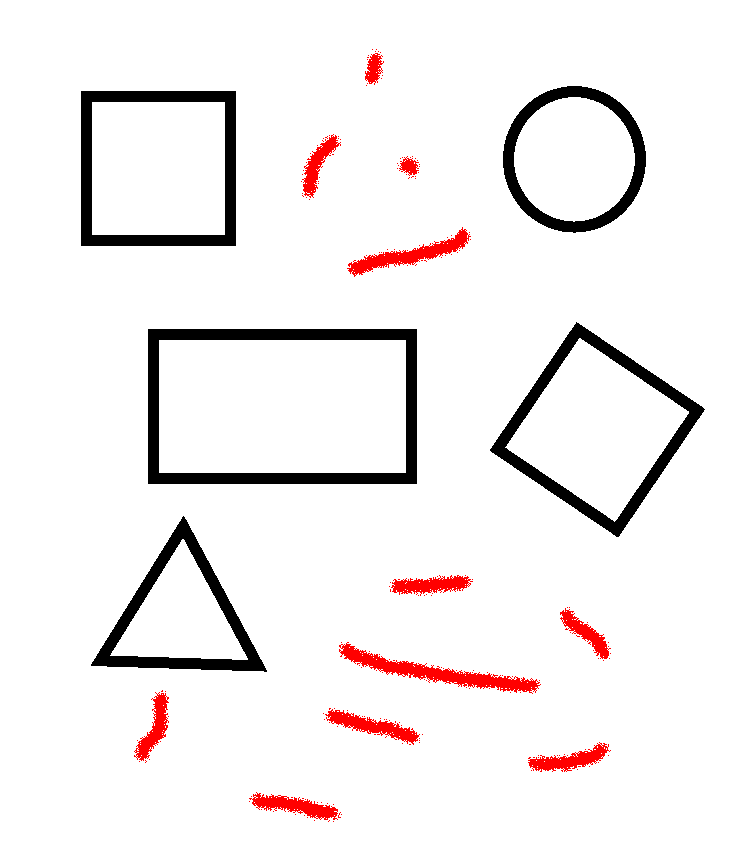
//> input picture shapes.png, 744 x 851 px
$ ./square   (built with g++ and OpenCV 4)
//> lines starting //> are read from the running program, lines starting //| are printed output that depends on the picture; after the words box and inside, x2 and y2 are one past the last pixel; in counts of white or black regions, pixels touching at a corner belong together
// open image
// make image less detailed by downsizing
// square is scale invariant so it survives
// find lines: edge detection, meet threshold
// amplify wanted features, dim unwanted features: hereustics
// put into contour, create polygon based on contour
// conditions for square: sides, angles, size, convex

// The "Square Detector" program.
// It loads several images sequentially and tries to find squares in
// each image

#include "opencv2/core/core.hpp"
#include "opencv2/imgproc/imgproc.hpp"
#include "opencv2/highgui/highgui.hpp"

#include <iostream>
#include <math.h>
#include <string.h>

using namespace cv;
using namespace std;

#define SQR(x) (x*x)

static void help()
{
    cout <<
    "\nA program using pyramid scaling, Canny, contours, contour simpification and\n"
    "memory storage (it's got it all folks) to find\n"
    "squares in a list of images pic1-6.png\n"
    "Returns sequence of squares detected on the image.\n"
    "the sequence is stored in the specified memory storage\n"
    "Call:\n"
    "./squares\n"
    "Using OpenCV version %s\n" << CV_VERSION << "\n" << endl;
}


int thresh = 50, N = 11;
const char* wndname = "Square Detection Demo";

// helper function:
// finds a cosine of angle between vectors
// from pt0->pt1 and from pt0->pt2
static double angle( Point pt1, Point pt2, Point pt0 )
{
    double dx1 = pt1.x - pt0.x;
    double dy1 = pt1.y - pt0.y;
    double dx2 = pt2.x - pt0.x;
    double dy2 = pt2.y - pt0.y;
    return (dx1*dx2 + dy1*dy2)/sqrt((dx1*dx1 + dy1*dy1)*(dx2*dx2 + dy2*dy2) + 1e-10);
}

static int isEquilateral(vector<Point>& approx) {
	// [5 lines of commented-out code are left out]
	double distance[4];
	for (int i = 0; i < approx.size(); i++) {
		double dx, dy;
		dx = (approx[i].x - approx[(i + 1) % 4].x);
		dy = (approx[i].y - approx[(i + 1) % 4].y);
		distance[i] = sqrt((dx * dx) + (dy * dy));
		/*cout << "Point: " << i << approx[i] << endl;
		cout << "Distance from " << i << " to " << (i + 1) % 4 << endl
				<< distance[i] << endl;*/
	}
	for (int i = 0; i < approx.size(); i++) {
		double r = distance[i]/distance[(i+1)%4];
		if(r > 1.05 || r < 0.95)
			return 0;
	}
	return 1;
}

// returns sequence of squares detected on the image.
// the sequence is stored in the specified memory storage
static void findSquares( const Mat& image, vector<vector<Point> >& squares )
{
    squares.clear();

    Mat pyr, timg, gray0(image.size(), CV_8U), gray;
	/* Can also be written as:
    Mat pyr, timg, gray0(image.size().height, image.size().width, CV_8U), gray;
	Mat can be constructed with different arguments
	*/


    // down-scale and upscale the image to filter out the noise
    pyrDown(image, pyr, Size(image.cols/2, image.rows/2));
    pyrUp(pyr, timg, image.size());
    vector<vector<Point> > contours;

    // find squares in every color plane of the image
    for( int c = 0; c < 3; c++ )
    {
        int ch[] = {c, 0};
        mixChannels(&timg, 1, &gray0, 1, ch, 1);

        // try several threshold levels
        for( int l = 0; l < N; l++ )
        {
            // hack: use Canny instead of zero threshold level.
            // Canny helps to catch squares with gradient shading
            if( l == 0 )
            {
                // apply Canny. Take the upper threshold from slider
                // and set the lower to 0 (which forces edges merging)
                Canny(gray0, gray, 0, thresh, 5);
                // dilate canny output to remove potential
                // holes between edge segments
                dilate(gray, gray, Mat(), Point(-1,-1));
            }
            else
            {
                // apply threshold if l!=0:
                //     tgray(x,y) = gray(x,y) < (l+1)*255/N ? 255 : 0
                gray = gray0 >= (l+1)*255/N;
            }

            // find contours and store them all as a list
            findContours(gray, contours, CV_RETR_LIST, CV_CHAIN_APPROX_SIMPLE);

           // [11 lines of commented-out code are left out]

            vector<Point> approx;

            // test each contour
            for( size_t i = 0; i < contours.size(); i++ )
            {
                // approximate contour with accuracy proportional
                // to the contour perimeter
                approxPolyDP(Mat(contours[i]), approx, arcLength(Mat(contours[i]), true)*0.02, true);

				 /*cout << "approx:\n";
				 for (int i = 0; i < approx.size(); i++) {
				 std::cout << approx[i] << std::endl;
				 }*/

                // square contours should have 4 vertices after approximation
                // relatively large area (to filter out noisy contours)
                // and be convex.
                // Note: absolute value of an area is used because
                // area may be positive or negative - in accordance with the
                // contour orientation
				//
				// 3 conditions to be a square
                if( approx.size() == 4 && //4 vertices
                    fabs(contourArea(Mat(approx))) > 1000 && //greater than this size
                    isContourConvex(Mat(approx)) && //convex
                    isEquilateral(approx)
                )
                {
					// [15 lines of commented-out code are left out]

                    double maxCosine = 0;

                    for( int j = 2; j < 5; j++ )
                    {
                        // find the maximum cosine of the angle between joint edges
                        double cosine = fabs(angle(approx[j%4], approx[j-2], approx[j-1]));
                        maxCosine = MAX(maxCosine, cosine);
                    }

                    // if cosines of all angles are small
                    // (all angles are ~90 degree) then write quadrangle
                    // vertices to resultant sequence
                    if( maxCosine < 0.3 )
                        squares.push_back(approx);
                }
            }
        }
    }
}


// the function draws all the squares in the image
static void drawSquares( Mat& image, const vector<vector<Point> >& squares )
{
    for( size_t i = 0; i < squares.size(); i++ )
    {
        const Point* p = &squares[i][0];
        int n = (int)squares[i].size();
        polylines(image, &p, &n, 1, true, Scalar(0,255,0), 3, CV_AA);
    }

    imshow(wndname, image);
}


int main(int /*argc*/, char** /*argv*/)
{
    static const char* names[] = { "shapes.png", 0 };
    help();
    namedWindow( wndname, 1 );
    vector<vector<Point> > squares;

    for( int i = 0; names[i] != 0; i++ )
    {
        Mat image = imread(names[i], 1);
//> image is the input picture: 851 rows x 744 cols, CV_8UC3; mean B, G, R 237.6, 237.6, 242.3
        if( image.empty() )
        {
            cout << "Couldn't load " << names[i] << endl;
            continue;
        }

        findSquares(image, squares);
//> in findSquares, `pyrDown(image, pyr, Size(image.cols/2, image.rows/2));`:
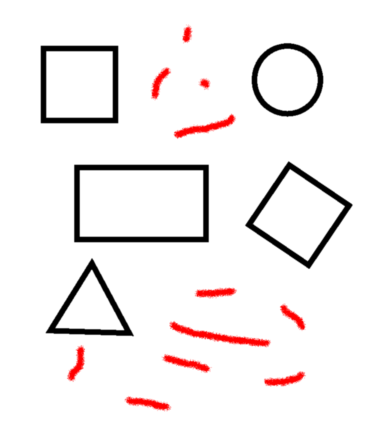
//> pyr: 425 rows x 372 cols, CV_8UC3; mean B, G, R 237.6, 237.6, 242.2
//> in findSquares, `pyrUp(pyr, timg, image.size());`:
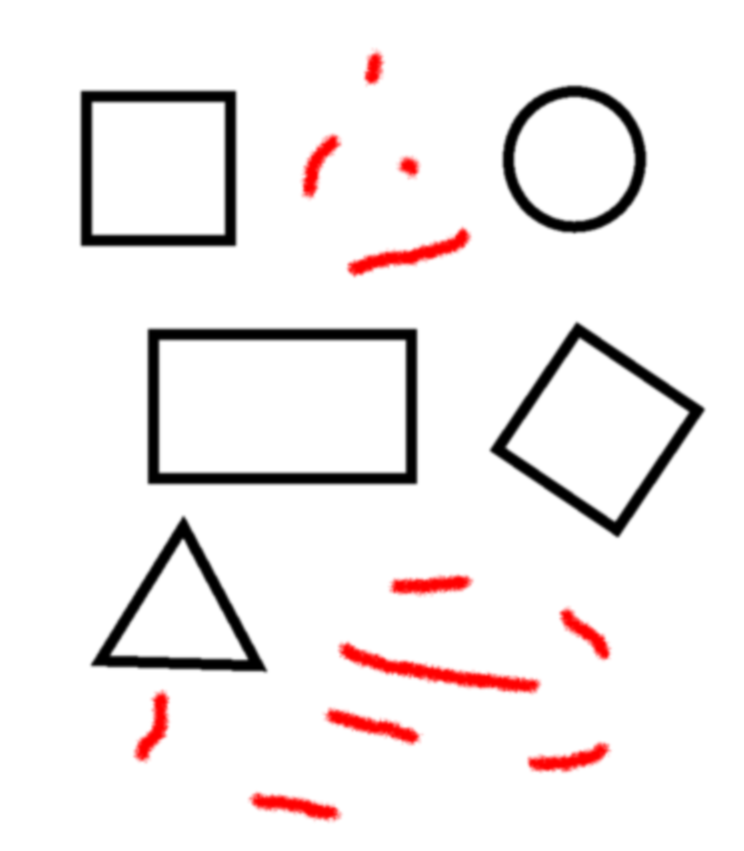
//> timg: 851 rows x 744 cols, CV_8UC3; mean B, G, R 237.6, 237.6, 242.3
//> the loop in findSquares, `for( int c = 0; c < 3; c++ )` made 3 passes
//> pass 1, in findSquares, `mixChannels(&timg, 1, &gray0, 1, ch, 1);`:
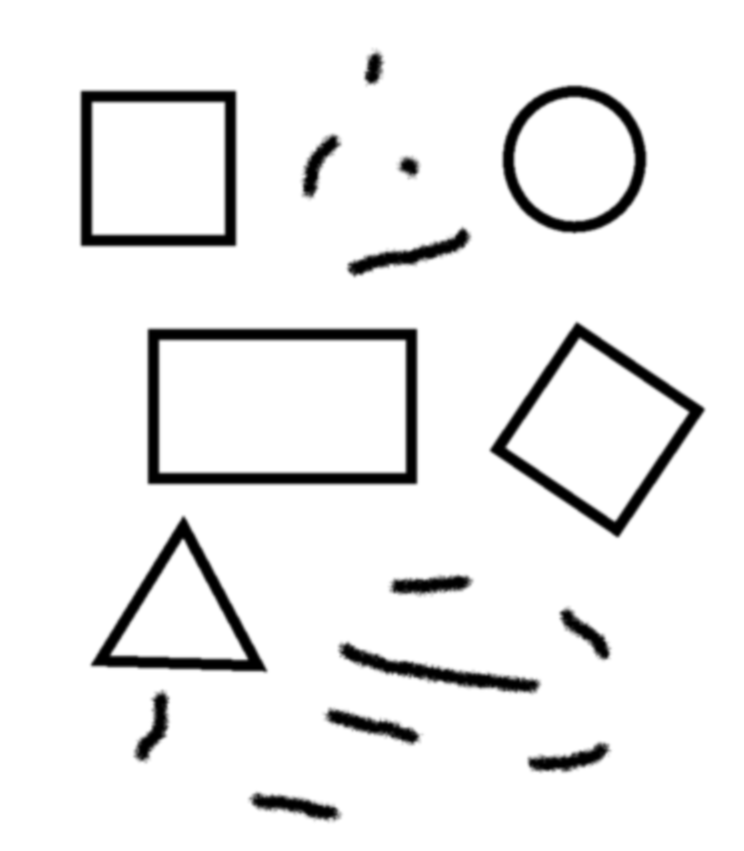
//> gray0: 851 rows x 744 cols, CV_8UC1; min 0, max 255, mean 237.6
//> pass 3, in findSquares, `mixChannels(&timg, 1, &gray0, 1, ch, 1);`:
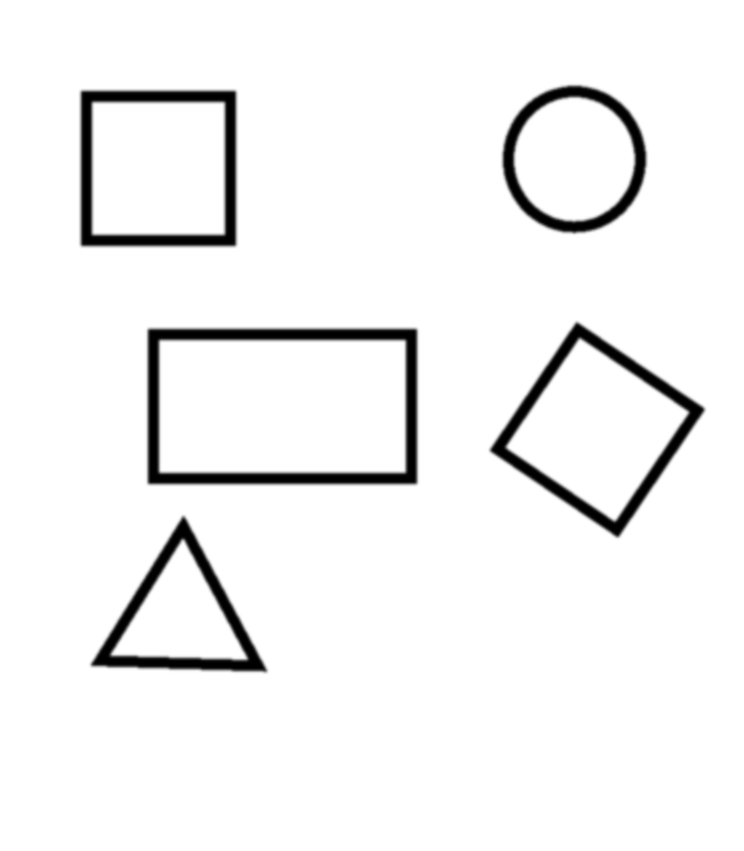
//> gray0: 851 rows x 744 cols, CV_8UC1; 3.65% of pixels changed, all inside (x1, y1, x2, y2) = (130, 46, 615, 825)
//> after the loop in findSquares, `for( int c = 0; c < 3; c++ )`:
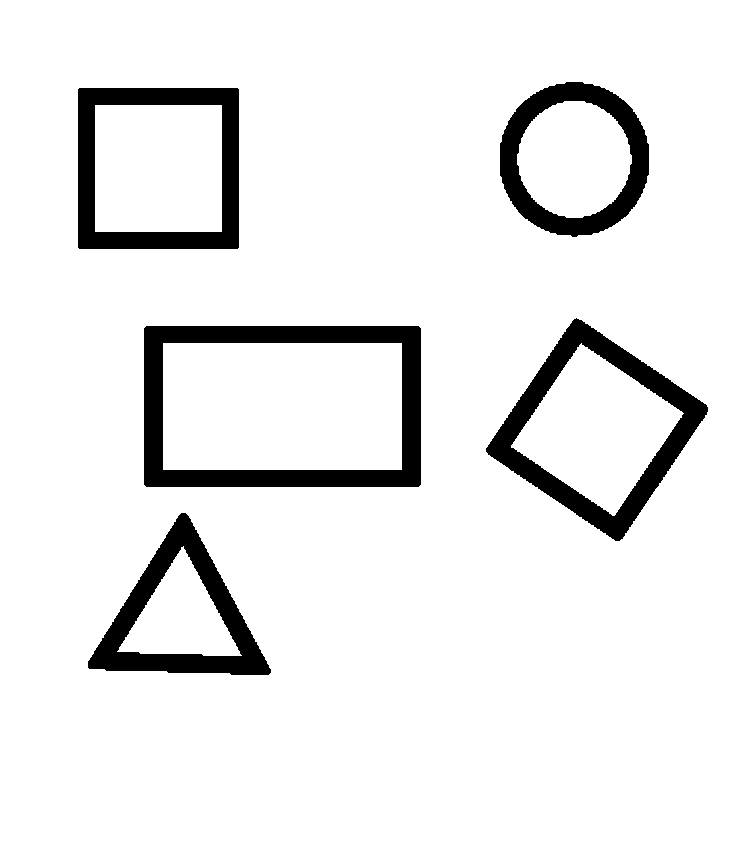
//> gray: 851 rows x 744 cols, CV_8UC1; 91.8% white; 5 black regions
//> after the loop in findSquares, `for( int c = 0; c < 3; c++ )`: contours = 11 contours; largest, box (x1, y1, x2, y2) and area: (0, 0, 744, 851) 631550, (143, 325, 422, 488) 45018, (163, 343, 402, 470) 29988, (485, 317, 709, 542) 26912, (77, 87, 240, 250) 26236; squares = 144 contours; largest, box (x1, y1, x2, y2) and area: (485, 317, 709, 542) 25922, (485, 317, 709, 542) 25922, (485, 317, 709, 542) 25922, (77, 87, 240, 250) 25604, (77, 87, 240, 250) 25604
        drawSquares(image, squares);
//> the loop in drawSquares, `for( size_t i = 0; i < squares.size(); i++ )` made 144 passes
//> after the loop in drawSquares, `for( size_t i = 0; i < squares.size(); i++ )`:
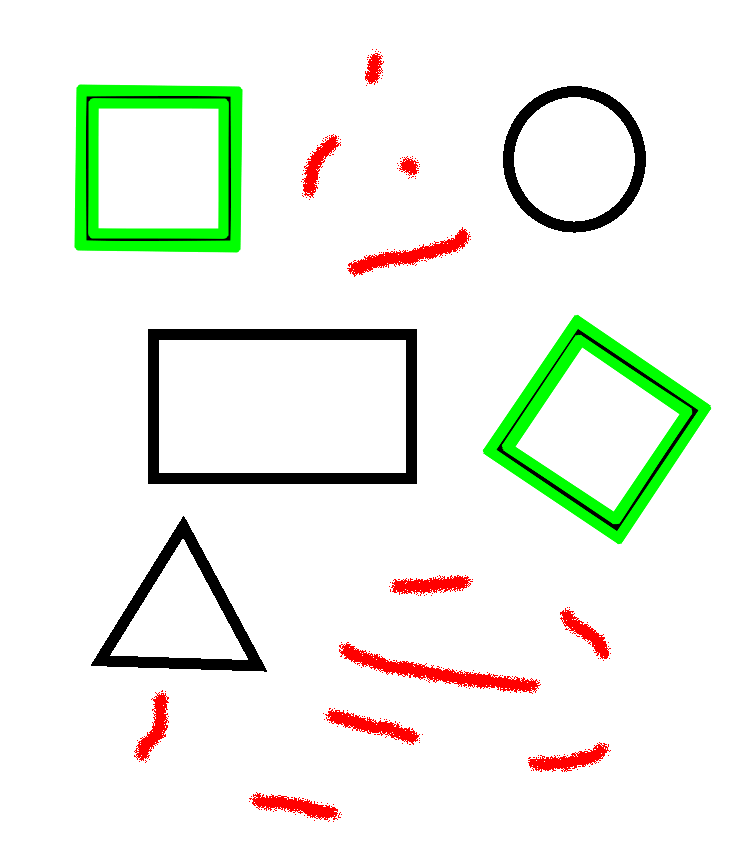
//> image: 851 rows x 744 cols, CV_8UC3; 4.1% of pixels changed, all inside (x1, y1, x2, y2) = (74, 84, 712, 545)

        int c = waitKey();
//> the space key is pressed
        if( (char)c == 27 )
            break;
    }

    return 0;
}
